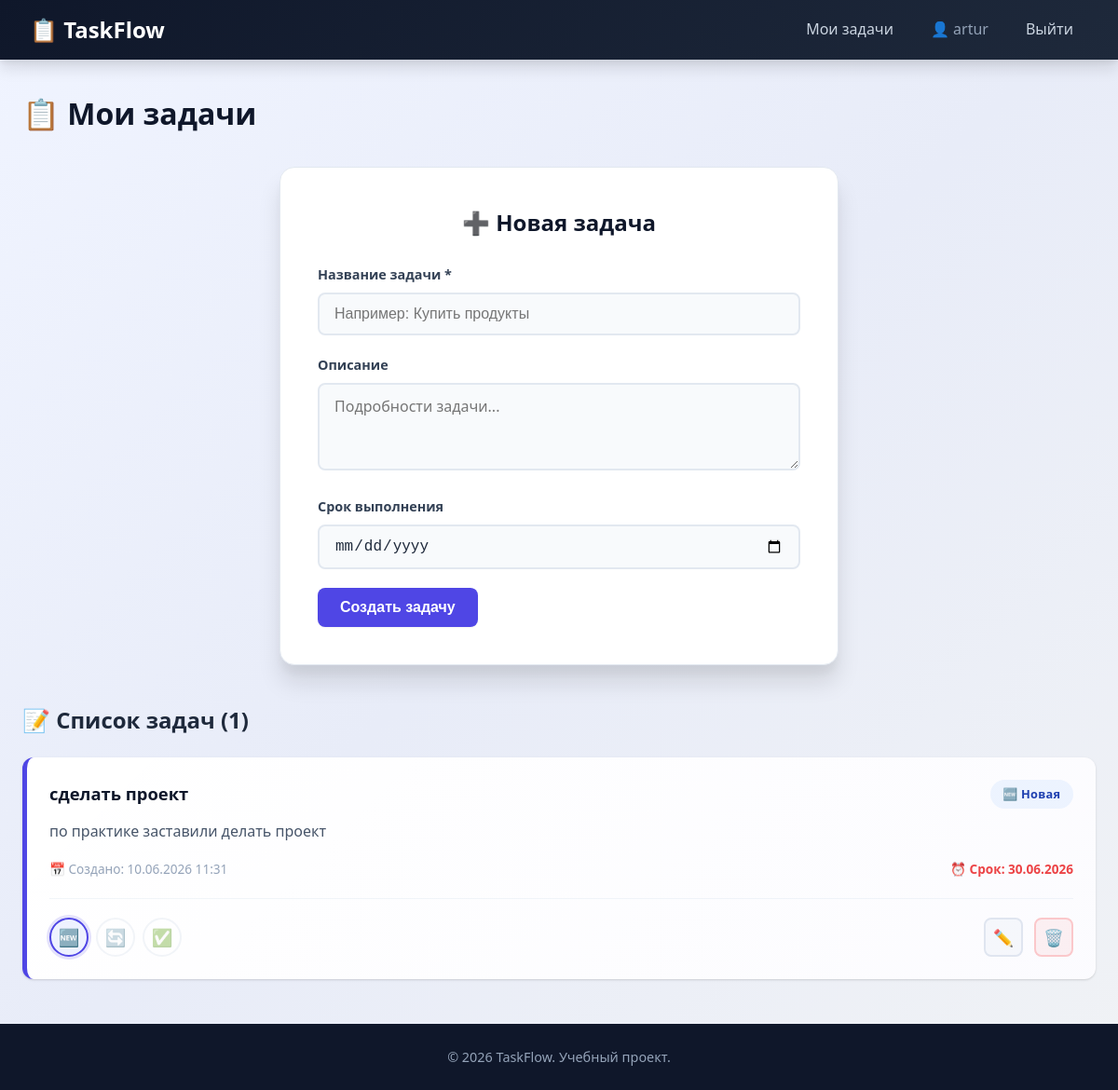
Page /dashboard (signed in) on the earlier database version.
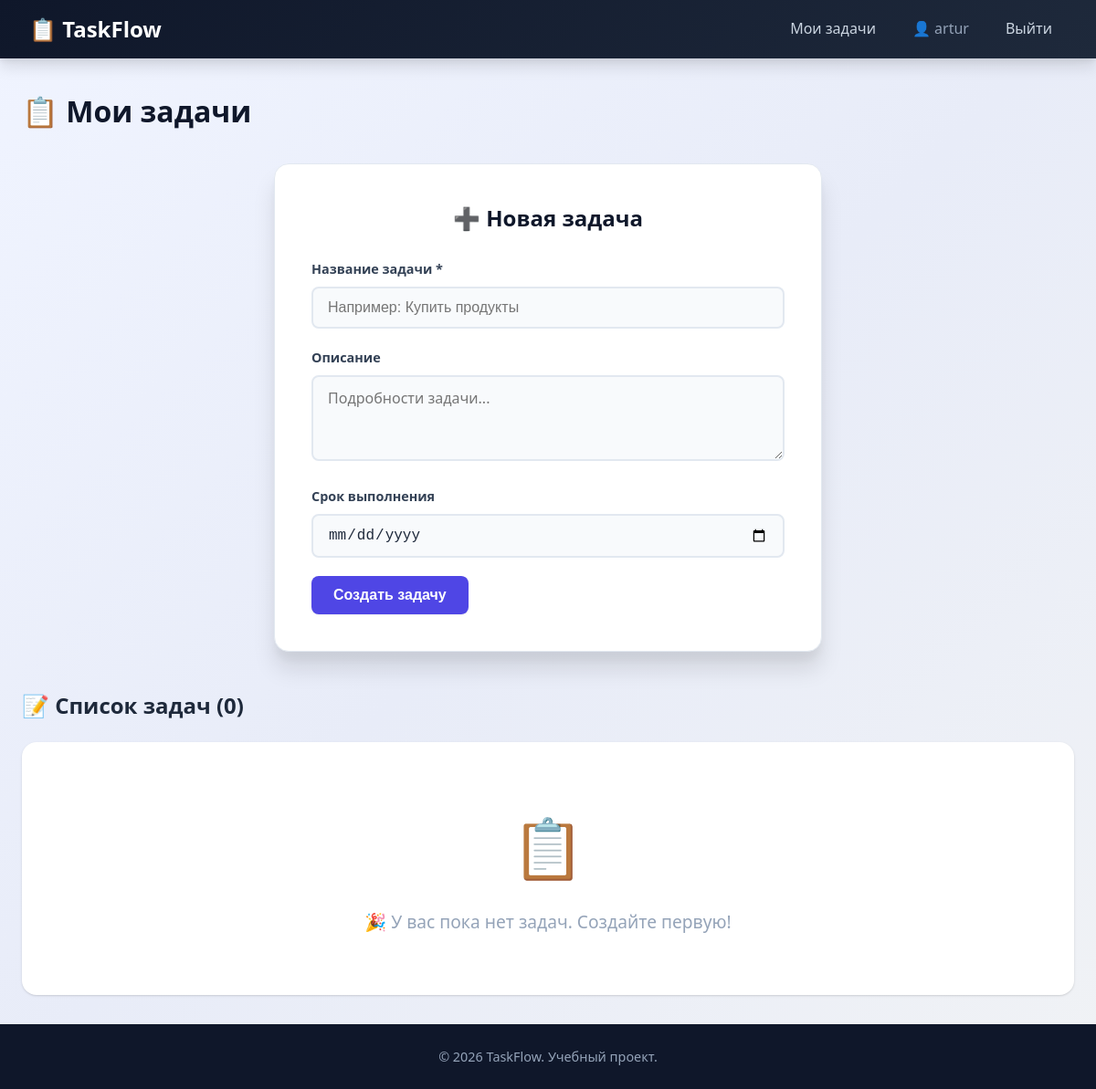
Same page on the later database version.
### app.py (models this page shows, shortened)
class User(UserMixin, db.Model):
    id = db.Column(db.Integer, primary_key=True)
    username = db.Column(db.String(80), unique=True, nullable=False)
    email = db.Column(db.String(120), unique=True, nullable=False)
    password_hash = db.Column(db.String(256), nullable=False)
    created_at = db.Column(db.DateTime, default=datetime.utcnow)
    tasks = db.relationship('Task', backref='author', lazy=True)

class Task(db.Model):
    id = db.Column(db.Integer, primary_key=True)
    title = db.Column(db.String(200), nullable=False)
    description = db.Column(db.Text, default='')
    status = db.Column(db.String(20), default='new')  # new, in_progress, done
    deadline = db.Column(db.Date, nullable=True)
    user_id = db.Column(db.Integer, db.ForeignKey('user.id'), nullable=False)
    created_at = db.Column(db.DateTime, default=datetime.utcnow)

### app.py (the view)
@app.route('/dashboard')
@login_required
def dashboard():
    tasks = Task.query.filter_by(user_id=current_user.id).order_by(Task.created_at.desc()).all()
    return render_template('dashboard.html', tasks=tasks)

### app.py (called while the page is built)
@app.after_request
def add_header(response):
    response.headers['Cache-Control'] = 'no-store, no-cache, must-revalidate, max-age=0'
    response.headers['Pragma'] = 'no-cache'
    response.headers['Expires'] = '0'
    return response

@login_manager.user_loader
def load_user(user_id):
    return db.session.get(User, int(user_id))

### templates/dashboard.html (shortened to what this page needs)
{% extends "base.html" %}
{% block content %}
<div class="dashboard">
    <h1>📋 Мои задачи</h1>
    <div class="form-container" style="max-width: 600px;">
        <h2>➕ Новая задача</h2>
        <form method="POST" action="{{ url_for('add_task') }}">
            <div class="form-group">
                <label for="title">Название задачи *</label>
                <input type="text" id="title" name="title" required placeholder="Например: Купить продукты">
            </div>
            <div class="form-group">
                <label for="description">Описание</label>
                <textarea id="description" name="description" rows="3" placeholder="Подробности задачи..."></textarea>
            </div>
            <div class="form-group">
                <label for="deadline">Срок выполнения</label>
                <input type="date" id="deadline" name="deadline">
            </div>
            <button type="submit" class="btn btn-primary">Создать задачу</button>
        </form>
    </div>
    <div class="tasks-container">
        <h2>📝 Список задач ({{ tasks|length }})</h2>
        {% if tasks %}
            {% for task in tasks %}
                <div class="task-card">
                    <div class="task-header">
                        <h3>{{ task.title }}</h3>
                        <span class="task-status status-{{ task.status }}">
                            {% if task.status == 'new' %}
                                🆕 Новая
                            {% elif task.status == 'in_progress' %}
                                🔄 В работе
                            {% elif task.status == 'done' %}
                                ✅ Выполнена
                            {% endif %}
                        </span>
                    </div>
                    {% if task.description %}
                        <p class="task-description">{{ task.description }}</p>
                    {% endif %}
                    <div class="task-footer">
                        <span class="task-date">📅 Создано: {{ task.created_at.strftime('%d.%m.%Y %H:%M') }}</span>
                        {% if task.deadline %}
                            <span class="task-deadline">⏰ Срок: {{ task.deadline.strftime('%d.%m.%Y') }}</span>
                        {% endif %}
                    </div>
                    <div class="task-actions">
                        <div class="task-status-buttons">
                            <a href="{{ url_for('change_status', task_id=task.id, status='new') }}"
                               class="btn-status {% if task.status == 'new' %}active{% endif %}"
                               title="Новая">🆕</a>
                            <a href="{{ url_for('change_status', task_id=task.id, status='in_progress') }}"
                               class="btn-status {% if task.status == 'in_progress' %}active{% endif %}"
                               title="В работе">🔄</a>
                            <a href="{{ url_for('change_status', task_id=task.id, status='done') }}"
                               class="btn-status {% if task.status == 'done' %}active{% endif %}"
                               title="Выполнена">✅</a>
                        </div>
                        <div class="task-edit-buttons">
                            <a href="{{ url_for('edit_task', task_id=task.id) }}"
                               class="btn-icon"
                               title="Редактировать">✏️</a>
                            <a href="{{ url_for('delete_task', task_id=task.id) }}"
                               class="btn-icon btn-delete"
                               title="Удалить"
                               onclick="return confirm('Удалить задачу «{{ task.title }}»?')">🗑️</a>
                        </div>
                    </div>
                </div>
            {% endfor %}
        {% else %}
            <div class="empty-state">
                <p>🎉 У вас пока нет задач. Создайте первую!</p>
            </div>
        {% endif %}
    </div>
</div>
{% endblock %}

### templates/base.html (shortened to what this page needs)
<!DOCTYPE html>
<html lang="ru">
<head>
    <link rel="stylesheet" href="{{ url_for('static', filename='css/style.css') }}">
</head>
<body>
    <nav>
        <div class="nav-container">
            <a href="{{ url_for('index') }}" class="logo">📋 TaskFlow</a>
            <div class="nav-links">
                {% if current_user.is_authenticated %}
                    <a href="{{ url_for('dashboard') }}">Мои задачи</a>
                    <span>👤 {{ current_user.username }}</span>
                    <a href="{{ url_for('logout') }}">Выйти</a>
                {% else %}
                    <a href="{{ url_for('login') }}">Войти</a>
                    <a href="{{ url_for('register') }}">Регистрация</a>
                {% endif %}
            </div>
        </div>
    </nav>
    <main>
        {% block content %}{% endblock %}
    </main>
    <footer>
        <p>© 2026 TaskFlow. Учебный проект.</p>
    </footer>
</body>
</html>

### static/css/style.css (style rules this page uses)
* { margin: 0; padding: 0; box-sizing: border-box; }
:root { --primary: #4f46e5; --primary-hover: #4338ca; --primary-light: #eef2ff; --success: #10b981; --success-light: #ecfdf5; --warning: #f59e0b; --warning-light: #fffbeb; --danger: #ef4444; --danger-light: #fef2f2; --info: #3b82f6; --info-light: #eff6ff; --dark: #1e293b; --gray-50: #f8fafc; --gray-100: #f1f5f9; --gray-200: #e2e8f0; --gray-300: #cbd5e1; --gray-400: #94a3b8; --gray-500: #64748b; --gray-600: #475569; --gray-700: #334155; --gray-800: #1e293b; --gray-900: #0f172a; --shadow-sm: 0 1px 2px rgba(0,0,0,0.05); --shadow: 0 1px 3px rgba(0,0,0,0.1), 0 1px 2px rgba(0,0,0,0.06); --shadow-md: 0 4px 6px rgba(0,0,0,0.07), 0 2px 4px rgba(0,0,0,0.06); --shadow-lg: 0 10px 15px rgba(0,0,0,0.1), 0 4px 6px rgba(0,0,0,0.05); --shadow-xl: 0 20px 25px rgba(0,0,0,0.1), 0 10px 10px rgba(0,0,0,0.04); --radius-sm: 6px; --radius: 8px; --radius-lg: 12px; --radius-xl: 16px; --radius-full: 50%; --transition: all 0.2s ease; }
body { font-family: 'Segoe UI', system-ui, -apple-system, sans-serif; background: linear-gradient(135deg, #f0f4ff 0%, #e8ecf8 50%, #f0f2f5 100%); background-attachment: fixed; color: var(--gray-800); min-height: 100vh; display: flex; flex-direction: column; line-height: 1.6; }
nav { background: linear-gradient(135deg, var(--gray-900) 0%, var(--gray-800) 100%); color: white; padding: 0 2rem; box-shadow: var(--shadow-lg); position: sticky; top: 0; z-index: 1000; backdrop-filter: blur(10px); }
.nav-container { max-width: 1200px; margin: 0 auto; display: flex; justify-content: space-between; align-items: center; height: 64px; }
.logo { color: white; text-decoration: none; font-size: 1.5rem; font-weight: 700; display: flex; align-items: center; gap: 0.5rem; transition: var(--transition); }
.nav-links { display: flex; align-items: center; gap: 1.5rem; }
.nav-links a { color: var(--gray-300); text-decoration: none; font-weight: 500; padding: 0.5rem 1rem; border-radius: var(--radius); transition: var(--transition); }
.nav-links span { color: var(--gray-400); font-weight: 500; }
main { flex: 1; max-width: 1200px; margin: 2rem auto; padding: 0 1.5rem; width: 100%; }
.form-container { max-width: 480px; margin: 2rem auto; background: white; padding: 2.5rem; border-radius: var(--radius-xl); box-shadow: var(--shadow-xl); border: 1px solid var(--gray-200); }
.form-container h1, .form-container h2 { margin-bottom: 1.5rem; color: var(--gray-900); font-weight: 700; text-align: center; }
.form-group { margin-bottom: 1.25rem; }
.form-group label { display: block; margin-bottom: 0.5rem; font-weight: 600; color: var(--gray-700); font-size: 0.9rem; }
.form-group input, .form-group textarea { width: 100%; padding: 0.75rem 1rem; border: 2px solid var(--gray-200); border-radius: var(--radius); font-size: 1rem; transition: var(--transition); background: var(--gray-50); color: var(--gray-800); }
.form-group textarea { resize: vertical; min-height: 80px; font-family: inherit; }
.btn { display: inline-flex; align-items: center; justify-content: center; gap: 0.5rem; padding: 0.75rem 1.5rem; border: none; border-radius: var(--radius); cursor: pointer; font-size: 1rem; font-weight: 600; text-decoration: none; transition: var(--transition); }
.btn-primary { background: var(--primary); color: white; box-shadow: var(--shadow-sm); }
footer { background: var(--gray-900); color: var(--gray-400); text-align: center; padding: 1.5rem; font-size: 0.9rem; }
.dashboard { width: 100%; }
.dashboard h1 { margin-bottom: 2rem; color: var(--gray-900); font-weight: 800; font-size: 2rem; }
.tasks-container { margin-top: 2.5rem; }
.tasks-container h2 { margin-bottom: 1.25rem; color: var(--gray-800); font-weight: 700; }
.empty-state { text-align: center; padding: 4rem 2rem; background: white; border-radius: var(--radius-xl); box-shadow: var(--shadow); color: var(--gray-400); font-size: 1.2rem; }
.empty-state::before { content: '📋'; display: block; font-size: 4rem; margin-bottom: 1rem; }

Differences in the rows shown:
removed Task: title "сделать проект", status "🆕 Новая", description "по практике заставили делать проект", created_at "10.06.2026 11:31", deadline "30.06.2026"
Other differences:
{{ tasks|length }}: "1" → "0"
text now shown: "🎉 У вас пока нет задач. Создайте первую!"
